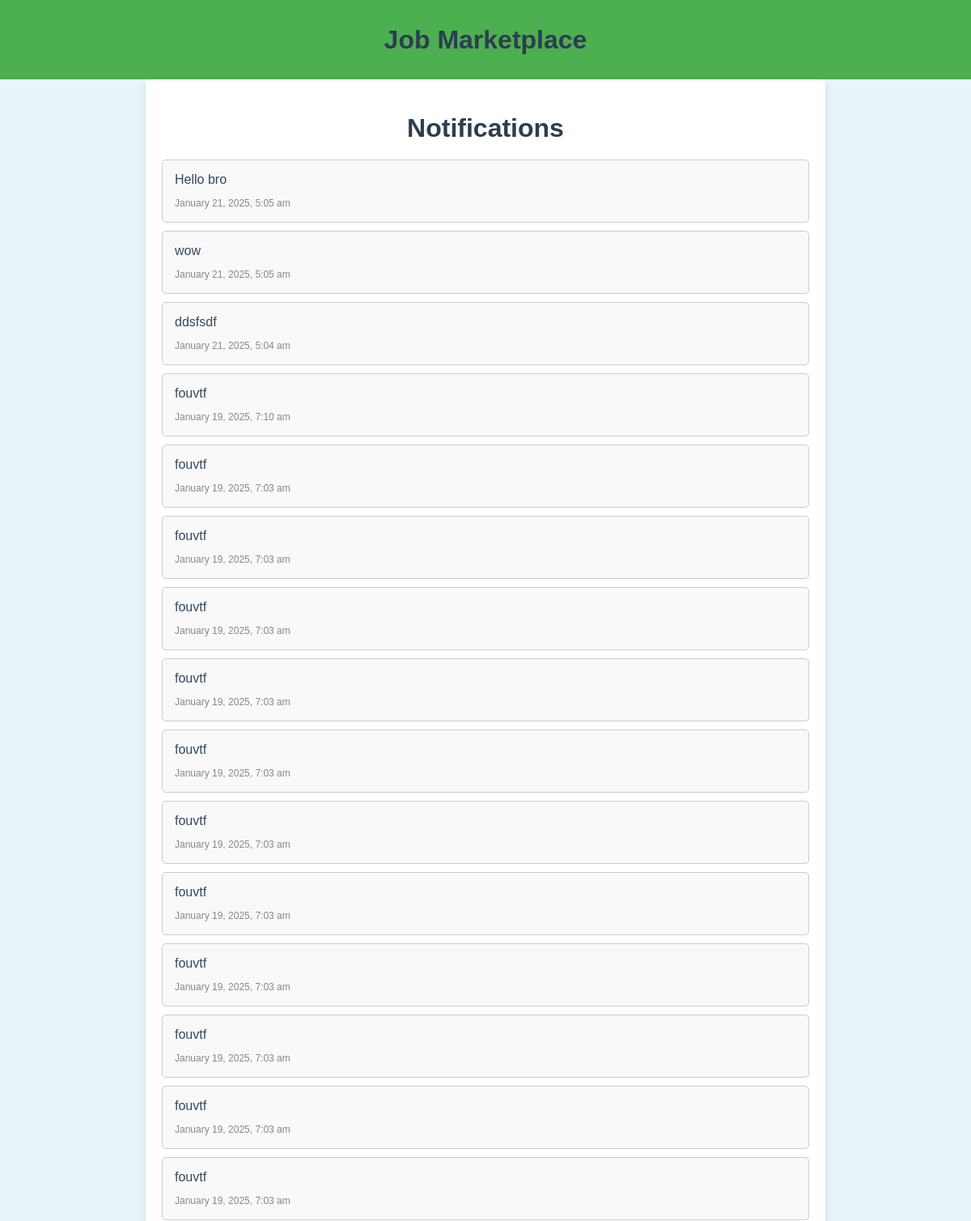
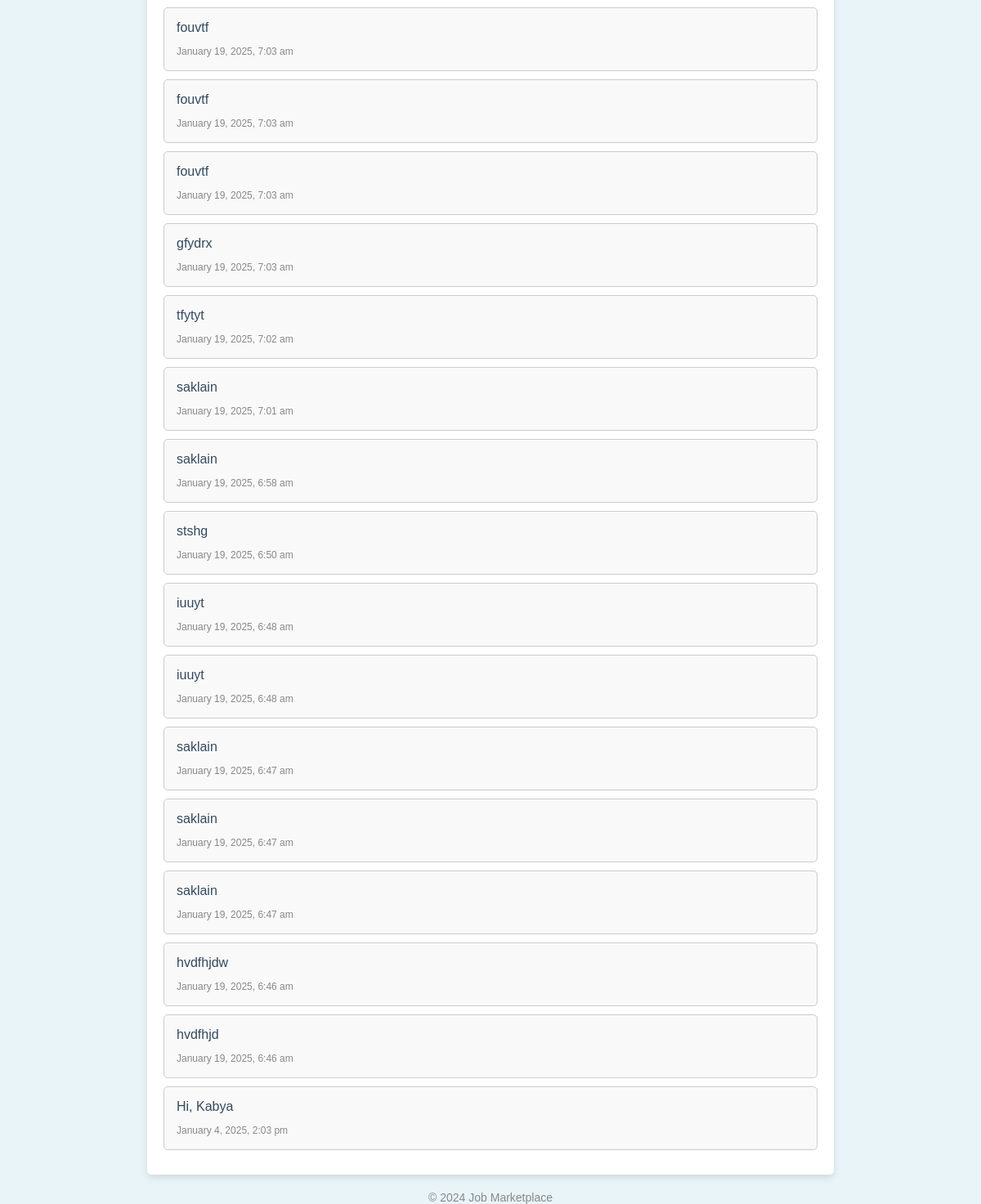
The app's page /View/notification_view.php (signed in) with its own data (2 pictures, top to bottom).
### tables this page shows
CREATE TABLE `notifications` (
  `id` int(11) NOT NULL,
  `message` text NOT NULL,
  `created_at` timestamp NOT NULL DEFAULT current_timestamp()
);

### Controller/notifications_view_logic.php (called while the page is built)
<?php
require_once('../Model/db.php');
$query = "SELECT * FROM notifications ORDER BY created_at DESC";
$result = $conn->query($query);
?>

### View/notification_view.php (the view, shortened to what this page needs)
<?php require_once '../Controller/notifications_view_logic.php'; ?>
<!DOCTYPE html>
<html lang="en">
<head>
    <link rel="stylesheet" href="../assets/styles.css">
</head>
<body>
    <header>
        <h1>Job Marketplace</h1>
    </header>
    <main>
        <h1>Notifications</h1>
        <div class="notifications-list">
            <?php if ($result->num_rows > 0): ?>
                <?php while ($notification = $result->fetch_assoc()): ?>
                    <div class="notification-item">
                        <p><?= $notification['message'] ?></p>
                        <span class="timestamp"><?= date('F j, Y, g:i a', strtotime($notification['created_at'])) ?></span>
                    </div>
                <?php endwhile; ?>
            <?php else: ?>
                <p>No notifications available.</p>
            <?php endif; ?>
        </div>
    </main>
    <footer>
        &copy; 2024 Job Marketplace
    </footer>
</body>
</html>

### assets/styles.css (style rules this page uses)
body { font-family: Arial, sans-serif; margin: 0; padding: 0; background-color: #e8f4f8; }
header { background-color: #4CAF50; color: white; padding: 10px 20px; text-align: center; }
main { padding: 20px; max-width: 800px; margin: 0 auto; background: white; box-shadow: 0 4px 8px rgba(0, 0, 0, 0.1); border-radius: 5px; }
h1 { text-align: center; color: #2c3e50; margin-bottom: 20px; }
footer { text-align: center; margin-top: 20px; font-size: 14px; color: #888; }
.notifications-list { margin-top: 20px; padding: 0; }
.notification-item { padding: 15px; border: 1px solid #ccc; margin-bottom: 10px; border-radius: 5px; background: #f9f9f9; }
.notification-item p { margin: 0 0 10px; font-size: 16px; color: #34495e; }
.notification-item .timestamp { font-size: 12px; color: #888; }

### records on screen
notifications: message "Hello bro", created_at "January 21, 2025, 5:05 am"
notifications: message "wow", created_at "January 21, 2025, 5:05 am"
notifications: message "ddsfsdf", created_at "January 21, 2025, 5:04 am"
notifications: message "fouvtf", created_at "January 19, 2025, 7:10 am"
notifications: message "fouvtf", created_at "January 19, 2025, 7:03 am"
notifications: message "fouvtf", created_at "January 19, 2025, 7:03 am"
notifications: message "fouvtf", created_at "January 19, 2025, 7:03 am"
notifications: message "fouvtf", created_at "January 19, 2025, 7:03 am"
notifications: message "fouvtf", created_at "January 19, 2025, 7:03 am"
notifications: message "fouvtf", created_at "January 19, 2025, 7:03 am"
notifications: message "fouvtf", created_at "January 19, 2025, 7:03 am"
notifications: message "fouvtf", created_at "January 19, 2025, 7:03 am"
notifications: message "fouvtf", created_at "January 19, 2025, 7:03 am"
notifications: message "fouvtf", created_at "January 19, 2025, 7:03 am"
notifications: message "fouvtf", created_at "January 19, 2025, 7:03 am"
notifications: message "fouvtf", created_at "January 19, 2025, 7:03 am"
notifications: message "fouvtf", created_at "January 19, 2025, 7:03 am"
notifications: message "fouvtf", created_at "January 19, 2025, 7:03 am"
notifications: message "gfydrx", created_at "January 19, 2025, 7:03 am"
notifications: message "tfytyt", created_at "January 19, 2025, 7:02 am"
notifications: message "saklain", created_at "January 19, 2025, 7:01 am"
notifications: message "saklain", created_at "January 19, 2025, 6:58 am"
notifications: message "stshg", created_at "January 19, 2025, 6:50 am"
notifications: message "iuuyt", created_at "January 19, 2025, 6:48 am"
notifications: message "iuuyt", created_at "January 19, 2025, 6:48 am"
notifications: message "saklain", created_at "January 19, 2025, 6:47 am"
notifications: message "saklain", created_at "January 19, 2025, 6:47 am"
notifications: message "saklain", created_at "January 19, 2025, 6:47 am"
notifications: message "hvdfhjdw", created_at "January 19, 2025, 6:46 am"
notifications: message "hvdfhjd", created_at "January 19, 2025, 6:46 am"
notifications: message "Hi, Kabya", created_at "January 4, 2025, 2:03 pm"
